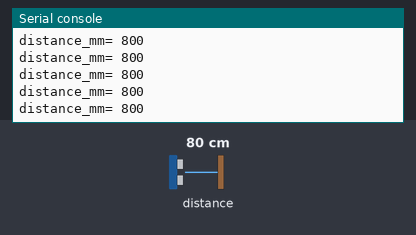
A program run on a simulated ESP32 board running MicroPython. Parts: the last lines printed to the serial console. The inputs (shaded band) are chosen by the test bench; at power-on: distance to the obstacle 80 cm.

Above: at 1.3 s.
1.4 s: distance to the obstacle set to 2 cm
At 1.69 s:
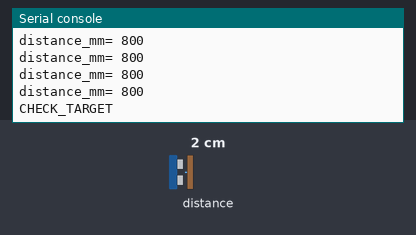
3.0 s: distance to the obstacle set to 9 cm
At 3.08 s:
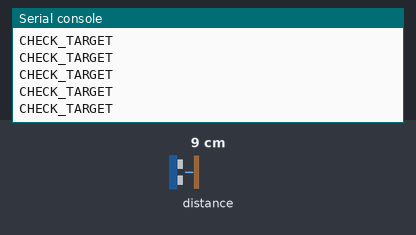

Measured:
- after the input at 1.4 s, the serial console: prints a new line after 0.12 s (image 1)

The program:

main.py
```python
from machine import I2C, Pin
from time import sleep_ms
from vl53l0x import VL53L0X

MIN_MM = 50
MAX_MM = 1000

def sample(sensor):
    distance_mm = sensor.range
    if MIN_MM <= distance_mm <= MAX_MM:
        return distance_mm
    return None

def run():
    i2c = I2C(0, sda=Pin(21), scl=Pin(22), freq=100000)
    sleep_ms(100)
    addresses = i2c.scan()
    print("I2C:", [hex(a) for a in addresses])
    if 0x29 not in addresses:
        raise OSError("VL53L0X address 0x29 not found")
    sensor = VL53L0X(i2c, io_timeout_ms=1000)
    sensor.measurement_timing_budget = 33000
    while True:
        distance_mm = sample(sensor)
        if distance_mm is None:
            print("CHECK_TARGET")
        else:
            print("distance_mm=", distance_mm)
        sleep_ms(200)

if __name__ == "__main__":
    run()
```
